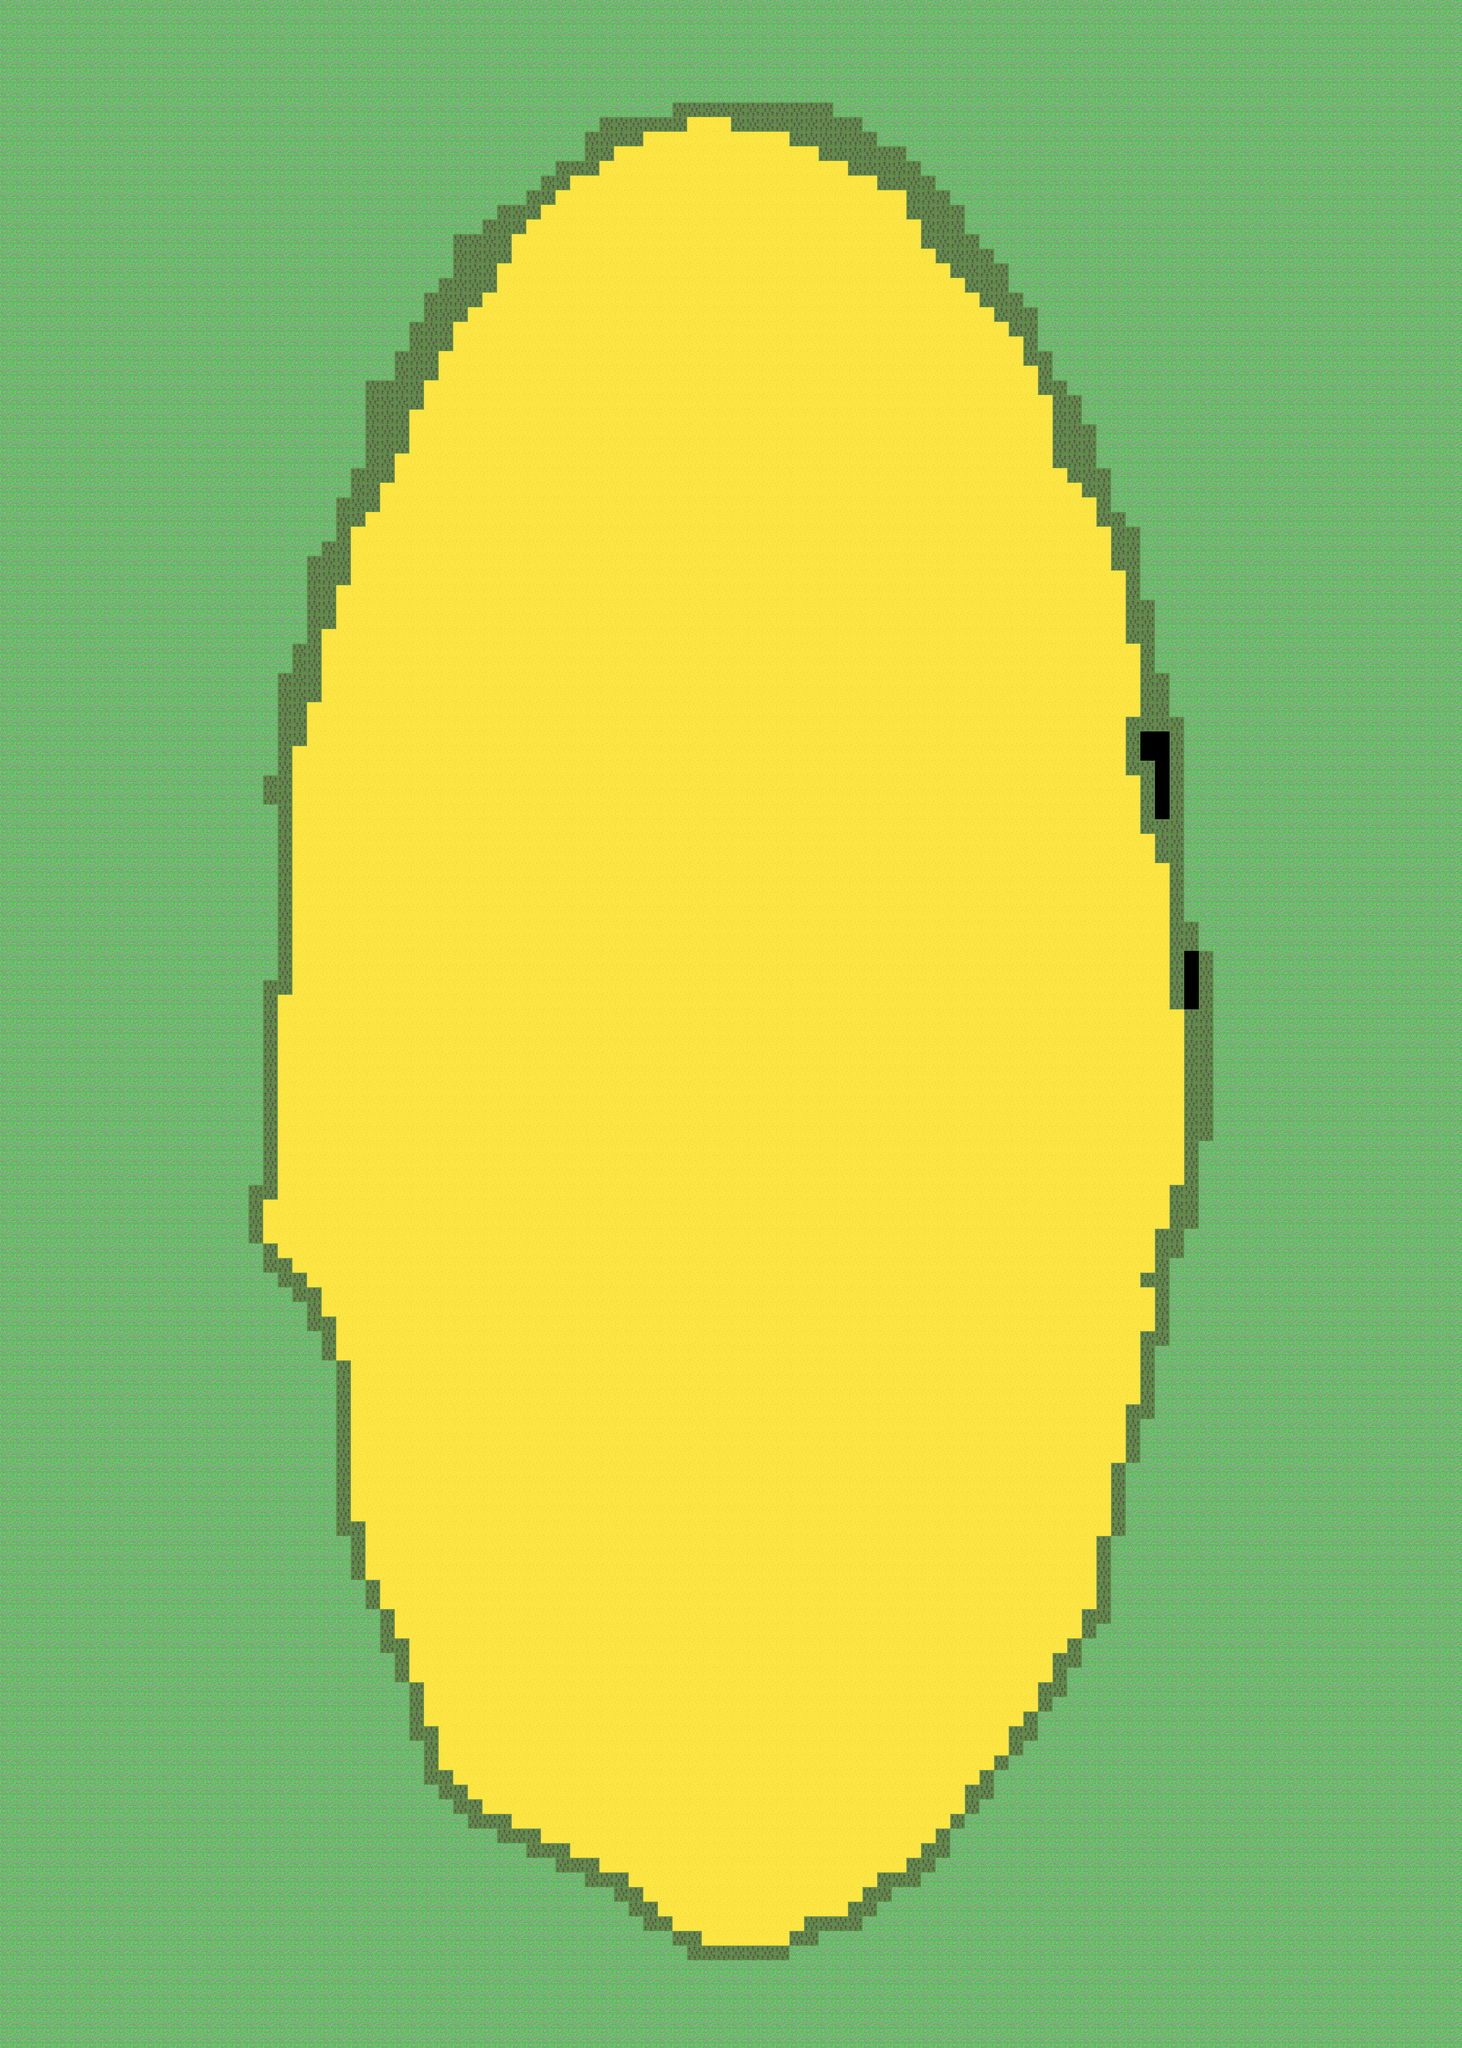

This is a level from a 2D game, rendered from its Tiled map with the project's own tilesets. A one-line summary and the map file follow, with tile-layer data summarised:
An orthogonal 100x140 tile map with 32x32 px tiles, 2 tile layers (Tile Layer 1, Tile Layer 2) and 144 objects.

<map version="1.10" tiledversion="1.10.2" orientation="orthogonal" renderorder="right-down" width="100" height="140" tilewidth="32" tileheight="32" infinite="0" nextlayerid="6" nextobjectid="165">
 <editorsettings>
  <export target="map.lua" format="lua" />
 </editorsettings>
 <tileset firstgid="1" name="tileset" tilewidth="32" tileheight="32" tilecount="48" columns="8">
  <image source="tileset.png" width="256" height="192" />
 </tileset>
 <layer id="1" name="Tile Layer 1" width="100" height="140">
  <data>[14000 cells, 0 non-empty, 0 distinct tile ids]</data>
 </layer>
 <layer id="3" name="Tile Layer 2" width="100" height="140">
  <data>[14000 cells, 13988 non-empty, 3 distinct tile ids]</data>
 </layer>
 <objectgroup id="2" name="track_ref" visible="0">
  <object id="1" x="1987" y="3656" width="2000" height="4000">
   <ellipse />
  </object>
  <object id="3" x="1568" y="2976" width="832" height="480" />
 </objectgroup>
 <objectgroup id="4" name="level_1_food">
  <object id="18" x="2464" y="3072">
   <point />
  </object>
  <object id="19" x="2560" y="2944">
   <point />
  </object>
  <object id="20" x="2496" y="2784">
   <point />
  </object>
  <object id="21" x="2656" y="2528">
   <point />
  </object>
  <object id="22" x="2560" y="2368">
   <point />
  </object>
  <object id="23" x="2656" y="2112">
   <point />
  </object>
  <object id="24" x="2560" y="2112">
   <point />
  </object>
  <object id="25" x="2592" y="1664">
   <point />
  </object>
  <object id="26" x="2464" y="1568">
   <point />
  </object>
  <object id="27" x="2528" y="1248">
   <point />
  </object>
  <object id="28" x="2368" y="1088">
   <point />
  </object>
  <object id="29" x="2304" y="768">
   <point />
  </object>
  <object id="30" x="2144" y="672">
   <point />
  </object>
  <object id="31" x="2016" y="320">
   <point />
  </object>
  <object id="32" x="1856" y="384">
   <point />
  </object>
  <object id="33" x="1568" y="160">
   <point />
  </object>
  <object id="34" x="1568" y="320">
   <point />
  </object>
  <object id="35" x="1184" y="352">
   <point />
  </object>
  <object id="36" x="1248" y="448">
   <point />
  </object>
  <object id="37" x="928" y="640">
   <point />
  </object>
  <object id="38" x="864" y="768">
   <point />
  </object>
  <object id="39" x="864" y="1056">
   <point />
  </object>
  <object id="40" x="640" y="1312">
   <point />
  </object>
  <object id="41" x="576" y="1760">
   <point />
  </object>
  <object id="42" x="672" y="1920">
   <point />
  </object>
  <object id="43" x="544" y="2336">
   <point />
  </object>
  <object id="44" x="640" y="2496">
   <point />
  </object>
  <object id="45" x="608" y="2784">
   <point />
  </object>
  <object id="46" x="704" y="2848">
   <point />
  </object>
  <object id="47" x="736" y="3328">
   <point />
  </object>
  <object id="48" x="800" y="3296">
   <point />
  </object>
  <object id="49" x="864" y="3712">
   <point />
  </object>
  <object id="50" x="800" y="3552">
   <point />
  </object>
  <object id="51" x="928" y="3872">
   <point />
  </object>
  <object id="52" x="1088" y="3904">
   <point />
  </object>
  <object id="53" x="1088" y="4032">
   <point />
  </object>
  <object id="54" x="1408" y="4096">
   <point />
  </object>
  <object id="55" x="1344" y="4000">
   <point />
  </object>
  <object id="56" x="1440" y="4288">
   <point />
  </object>
  <object id="57" x="1728" y="4160">
   <point />
  </object>
  <object id="58" x="1984" y="4256">
   <point />
  </object>
  <object id="59" x="2048" y="3968">
   <point />
  </object>
  <object id="60" x="2432" y="3712">
   <point />
  </object>
  <object id="61" x="2208" y="3616">
   <point />
  </object>
  <object id="62" x="2496" y="3392">
   <point />
  </object>
  <object id="82" x="2624" y="1856">
   <point />
  </object>
  <object id="83" x="2144" y="3904">
   <point />
  </object>
  <object id="84" x="2208" y="3904">
   <point />
  </object>
  <object id="85" x="2208" y="3776">
   <point />
  </object>
  <object id="86" x="2336" y="3776">
   <point />
  </object>
  <object id="87" x="2336" y="3584">
   <point />
  </object>
  <object id="88" x="2400" y="3584">
   <point />
  </object>
  <object id="89" x="2400" y="3392">
   <point />
  </object>
  <object id="90" x="2464" y="3456">
   <point />
  </object>
  <object id="91" x="2432" y="3136">
   <point />
  </object>
  <object id="92" x="2496" y="3232">
   <point />
  </object>
  <object id="93" x="2432" y="3328">
   <point />
  </object>
  <object id="94" x="2528" y="3072">
   <point />
  </object>
  <object id="95" x="2496" y="3008">
   <point />
  </object>
  <object id="96" x="2592" y="2720">
   <point />
  </object>
  <object id="97" x="2496" y="2656">
   <point />
  </object>
  <object id="98" x="2624" y="2400">
   <point />
  </object>
  <object id="99" x="2656" y="2400">
   <point />
  </object>
  <object id="100" x="2592" y="2464">
   <point />
  </object>
  <object id="101" x="2656" y="2080">
   <point />
  </object>
  <object id="102" x="2528" y="2208">
   <point />
  </object>
  <object id="103" x="2592" y="1920">
   <point />
  </object>
  <object id="104" x="2560" y="2016">
   <point />
  </object>
  <object id="105" x="1728" y="4320">
   <point />
  </object>
  <object id="106" x="1632" y="4288">
   <point />
  </object>
  <object id="107" x="1504" y="4256">
   <point />
  </object>
  <object id="108" x="1504" y="4320">
   <point />
  </object>
  <object id="109" x="1824" y="4192">
   <point />
  </object>
  <object id="110" x="1888" y="4224">
   <point />
  </object>
  <object id="111" x="1984" y="4064">
   <point />
  </object>
  <object id="112" x="2048" y="4096">
   <point />
  </object>
  <object id="113" x="960" y="3936">
   <point />
  </object>
  <object id="114" x="1024" y="3904">
   <point />
  </object>
  <object id="115" x="896" y="3776">
   <point />
  </object>
  <object id="116" x="992" y="3776">
   <point />
  </object>
  <object id="117" x="864" y="3616">
   <point />
  </object>
  <object id="118" x="896" y="3552">
   <point />
  </object>
  <object id="119" x="768" y="3424">
   <point />
  </object>
  <object id="120" x="800" y="3360">
   <point />
  </object>
  <object id="121" x="736" y="3104">
   <point />
  </object>
  <object id="122" x="800" y="3136">
   <point />
  </object>
  <object id="123" x="736" y="3232">
   <point />
  </object>
  <object id="124" x="704" y="2944">
   <point />
  </object>
  <object id="125" x="768" y="3008">
   <point />
  </object>
  <object id="126" x="544" y="2656">
   <point />
  </object>
  <object id="127" x="608" y="2624">
   <point />
  </object>
  <object id="128" x="576" y="2400">
   <point />
  </object>
  <object id="129" x="608" y="2400">
   <point />
  </object>
  <object id="130" x="608" y="2144">
   <point />
  </object>
  <object id="131" x="640" y="2176">
   <point />
  </object>
  <object id="132" x="608" y="1888">
   <point />
  </object>
  <object id="133" x="640" y="2016">
   <point />
  </object>
  <object id="134" x="608" y="1600">
   <point />
  </object>
  <object id="135" x="640" y="1664">
   <point />
  </object>
  <object id="136" x="672" y="1440">
   <point />
  </object>
  <object id="137" x="704" y="1472">
   <point />
  </object>
  <object id="138" x="736" y="1120">
   <point />
  </object>
  <object id="139" x="768" y="1216">
   <point />
  </object>
  <object id="140" x="832" y="832">
   <point />
  </object>
  <object id="141" x="896" y="960">
   <point />
  </object>
  <object id="142" x="832" y="896">
   <point />
  </object>
  <object id="143" x="1024" y="544">
   <point />
  </object>
  <object id="144" x="1120" y="640">
   <point />
  </object>
  <object id="145" x="1024" y="608">
   <point />
  </object>
  <object id="146" x="1248" y="352">
   <point />
  </object>
  </objectgroup>
 <objectgroup id="5" name="level_1_building">
  <!-- 14 objects omitted --></objectgroup>
</map>
<!-- 32 of 144 objects omitted -->